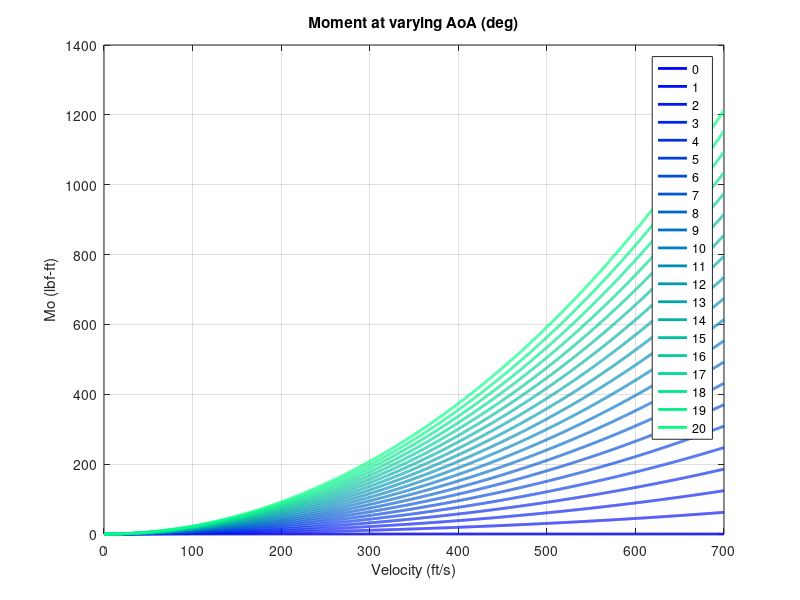
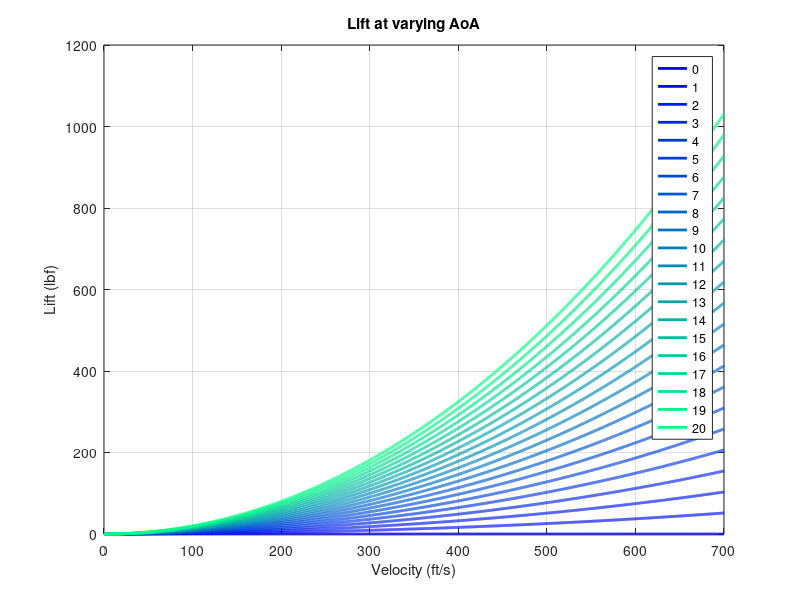
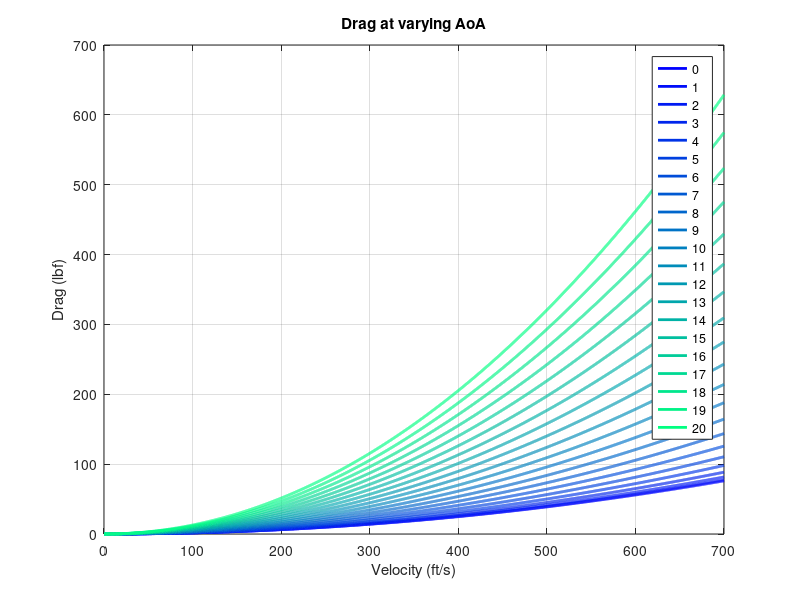
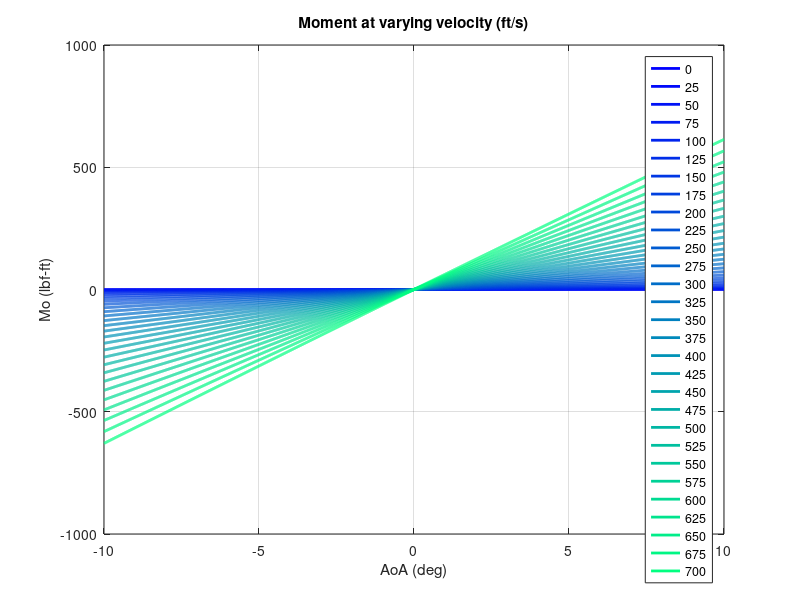

The MATLAB script that drew these images, in order:
% Final planar aero model for jet vanes sims - courtesy of Rusheer Shegandi

% clc; clear; close all

%% Aerodynamics anonymous functions (British units)
% only valid for a = 10
CM = @(a, v) a .* ((4.12421 ./ (27.81553 + 16.83430 .* sqrt(1 - (v./1097.40).^2))) + -0.00014 .* a + 0.01273);
CD = @(a) 0.00253 * a.^2 + 0.13932;
CL = @(a, v) 0.64181 .* a .* (0.64181 ./ (3.59306 + sqrt(1 - (v./1097.40).^2)));

Mo = @(a, v, rho) CM(a, v) .* 0.5 .* rho .* v.^2 .* 0.9375;
D = @(a, v, rho) CD(a) .* 0.5 .* rho .* v.^2 .* 0.9375;
L = @(a, v, rho) CL(a,v) .* 0.5 .* rho .* v.^2 .* 0.9375;

rho = @(h) 0.0023769 .* (1 - 6.877e-6 .* h).^4.25588;

%% Visualize (assume ground level air density)
hSpan = 0:0.1:11000; % altitude span (ft)
airDensity = rho(0); % density span (slug/ft^3)

%% Visualize aero with varying AoA over complete velocity span
aList = 0:1:20;
vSpan = 0:0.1:700; % velocity span (ft/s)

numColors = length(aList); % number of colors in the gradient
colorMap = winter(numColors); % map of RGB colors

figure(1)
for a = aList
    MoSpan = Mo(a,vSpan,airDensity);
    plot(vSpan,MoSpan,'LineWidth',2,'Color',colorMap(find(aList==a),:))
    hold on
end
hold off
title('Moment at varying AoA (deg)')
xlabel('Velocity (ft/s)')
ylabel('Mo (lbf-ft)')
legend(arrayfun(@num2str,aList,'UniformOutput',false))
grid on
% cb = colorbar;
% clim([min(aList),max(aList)]);
% cb.Label.String = 'AoA (deg)';

%%
figure(2)
for a = aList
    Lspan = L(a,vSpan,airDensity);
    plot(vSpan,Lspan,'LineWidth',2,'Color',colorMap(find(aList==a),:))
    hold on
end
hold off
legend(arrayfun(@num2str,aList,'UniformOutput',false))
title('Lift at varying AoA')
xlabel('Velocity (ft/s)')
ylabel('Lift (lbf)')
grid on

figure(3)
for a = aList
    Dspan = D(a,vSpan,airDensity);
    plot(vSpan,Dspan,'LineWidth',2,'Color',colorMap(find(aList==a),:))
    hold on
end
hold off
legend(arrayfun(@num2str,aList,'UniformOutput',false))
title('Drag at varying AoA')
xlabel('Velocity (ft/s)')
ylabel('Drag (lbf)')
grid on

%% Visualize aero with varying velocity over AoA span

vList = 0:25:700;
aSpan = -10:0.01:10;

numColors = length(vList); % number of colors in the gradient
colorMap = winter(numColors); % map of RGB colors

figure(11)
for v = vList
    MoSpan = Mo(aSpan,v,airDensity);
    plot(aSpan,MoSpan,'LineWidth',2,'Color',colorMap(find(vList==v),:))
    hold on
end
hold off
title('Moment at varying velocity (ft/s)')
xlabel('AoA (deg)')
ylabel('Mo (lbf-ft)')
legend(arrayfun(@num2str,vList,'UniformOutput',false))
grid on

figure(12)
for v = vList
    Lspan = L(aSpan,v,airDensity);
    plot(aSpan,Lspan,'LineWidth',2,'Color',colorMap(find(vList==v),:))
    hold on
end
hold off
legend(arrayfun(@num2str,vList,'UniformOutput',false))
title('Lift at varying velocity (ft/s)')
xlabel('AoA (deg)')
ylabel('Lift (lbf)')
grid on

figure(13)
for v = vList
    Dspan = D(v,aSpan,airDensity);
    plot(aSpan,Dspan,'LineWidth',2,'Color',colorMap(find(vList==v),:))
    hold on
end
hold off
legend(arrayfun(@num2str,vList,'UniformOutput',false))
title('Drag at varying velocity (ft/s)')
xlabel('AoA (deg)')
ylabel('Drag (lbf)')
grid on